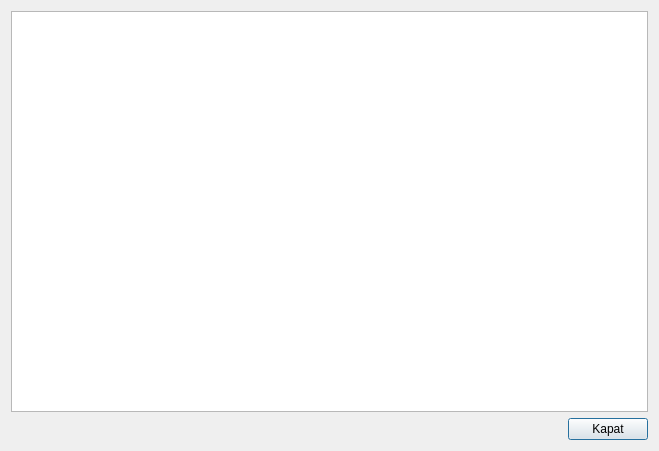
<?xml version="1.0" encoding="UTF-8"?>
<ui version="4.0">
 <class>listele</class>
 <widget class="QDialog" name="listele">
  <property name="geometry">
   <rect>
    <x>0</x>
    <y>0</y>
    <width>659</width>
    <height>451</height>
   </rect>
  </property>
  <property name="windowTitle">
   <string>Dialog</string>
  </property>
  <layout class="QGridLayout" name="gridLayout">
   <item row="0" column="0" colspan="2">
    <widget class="QTableWidget" name="tableListe"/>
   </item>
   <item row="1" column="1">
    <widget class="QPushButton" name="btnKapat">
     <property name="text">
      <string>Kapat</string>
     </property>
    </widget>
   </item>
   <item row="1" column="0">
    <spacer name="horizontalSpacer">
     <property name="orientation">
      <enum>Qt::Horizontal</enum>
     </property>
     <property name="sizeHint" stdset="0">
      <size>
       <width>40</width>
       <height>20</height>
      </size>
     </property>
    </spacer>
   </item>
  </layout>
 </widget>
 <resources/>
 <connections/>
</ui>
